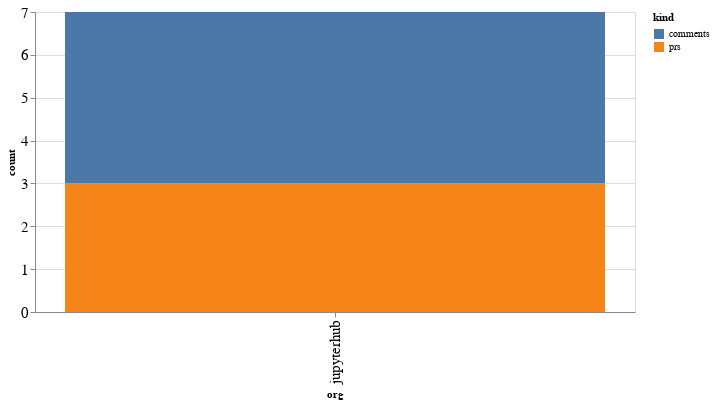

Notebook code cell kept with this figure:
### Code cell
alt.Chart(org_summaries, width=600).mark_bar().encode(
    x='org',
    y='count',
    color='kind',
    tooltip="org"
)

### Figure 1 — Vega-Lite specification as saved in the notebook (floating-point values rounded to 4 significant figures)
{"config": {"axisLeft": {"labelFontSize": 15}, "axisBottom": {"labelFontSize": 15}}, "data": {"name": "data-1044c9b473f4c63e2be6f31fb9c58c7b"}, "mark": "bar", "encoding": {"color": {"type": "nominal", "field": "kind"}, "tooltip": {"type": "nominal", "field": "org"}, "x": {"type": "nominal", "field": "org"}, "y": {"type": "quantitative", "field": "count"}}, "width": 600, "$schema": "https://vega.github.io/schema/vega-lite/v4.8.1.json", "datasets": {"data-1044c9b473f4c63e2be6f31fb9c58c7b": [{"org": "jupyterhub", "kind": "comments", "count": 4}, {"org": "jupyterhub", "kind": "prs", "count": 3}]}}
